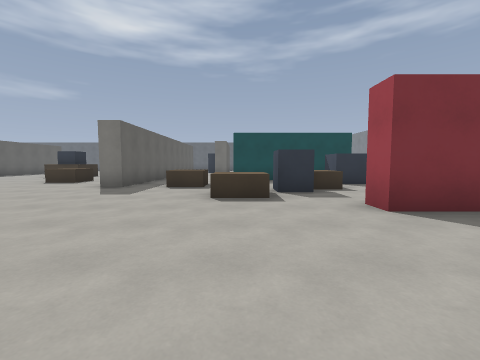
[1] (above)

19 first-person views from a walk through a level from a Godot 3-D game. The camera is 1.3 m above the floor, tilts 4° down and sees 90° across. The floor is counted in squares, 2 m on a side. Each view is taken from the middle of a square. On the plan, view 1 faces up. The plan holds only what a view shows up to about 9 squares ahead; the rest is blank.

[2]
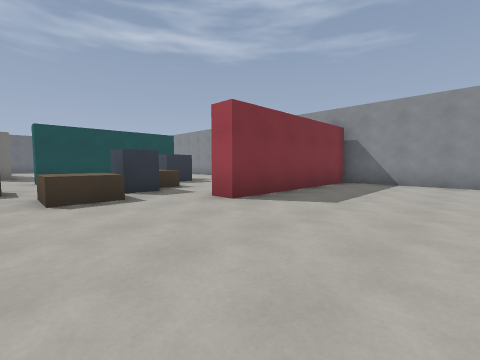

[3]
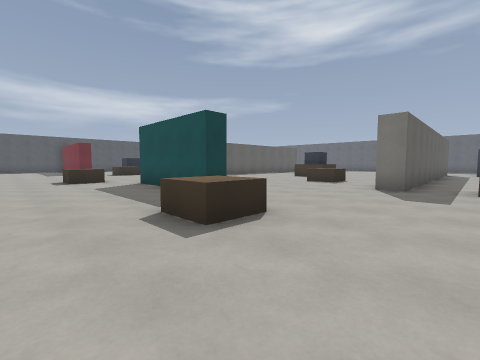

[4]
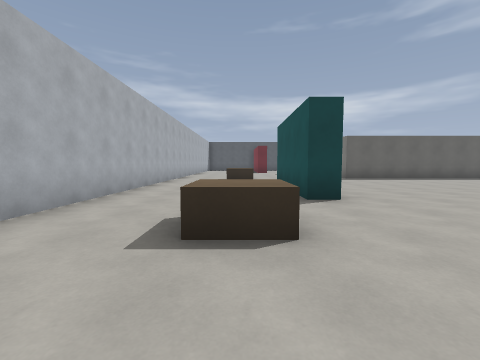

[5]
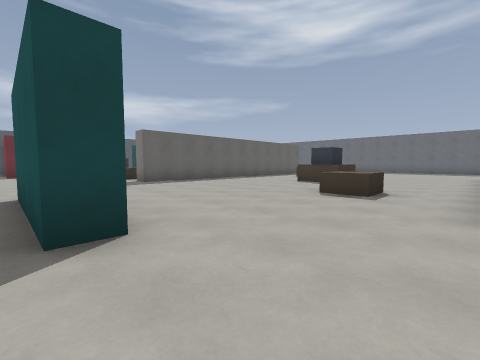

[6]
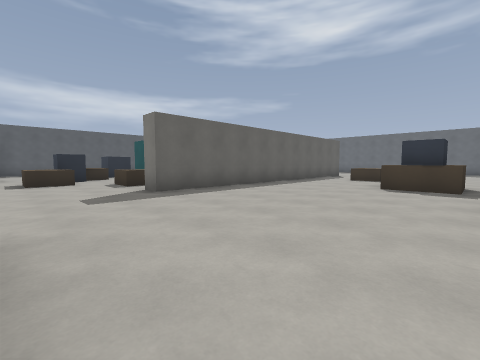

[7]
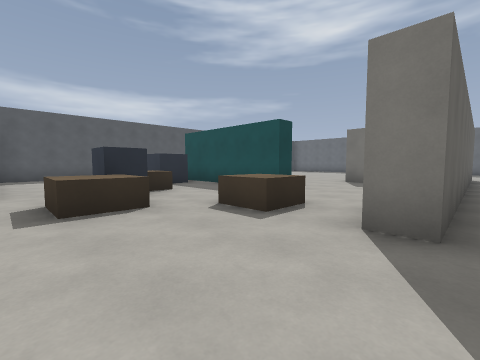

[8]
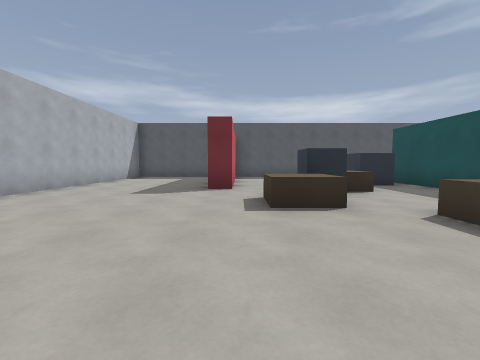

[9]
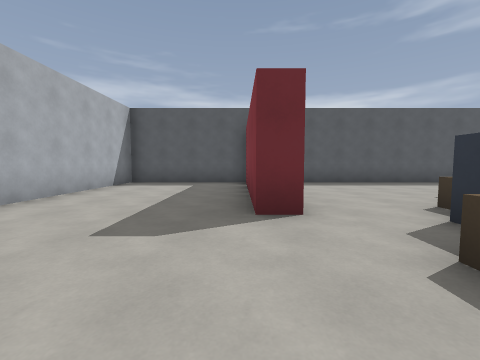

[10]
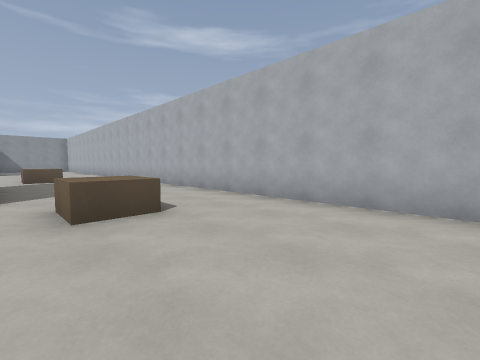

[11]
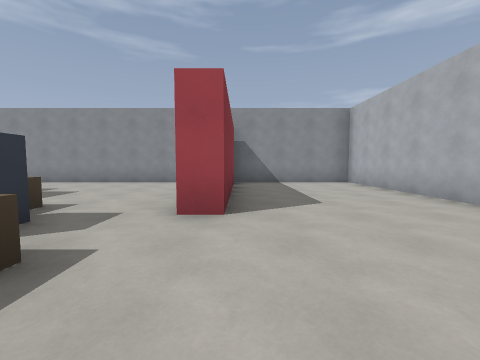

[12]
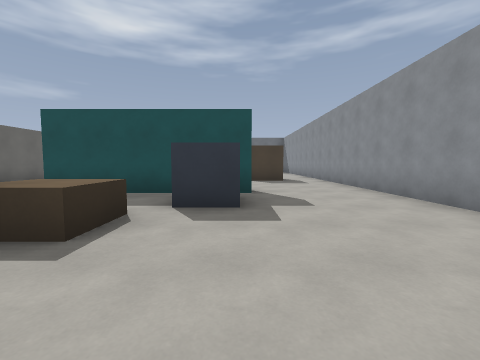

[13]
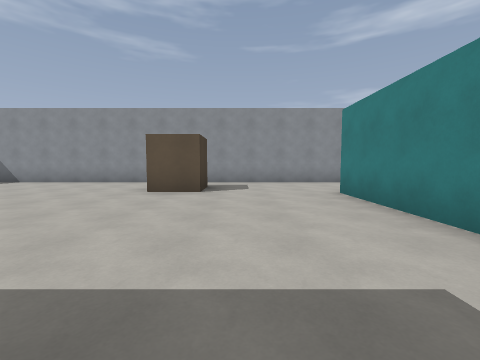

[14]
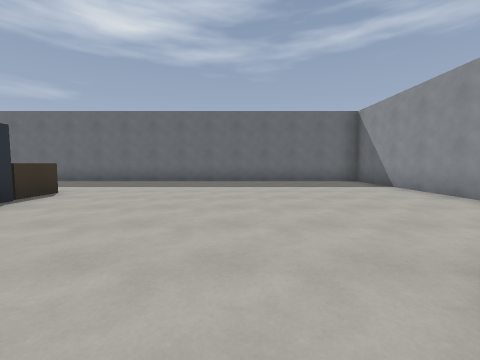

[15]
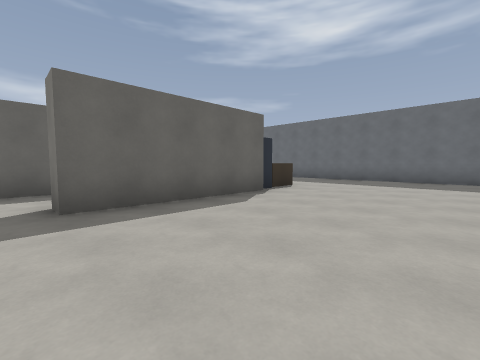

[16]
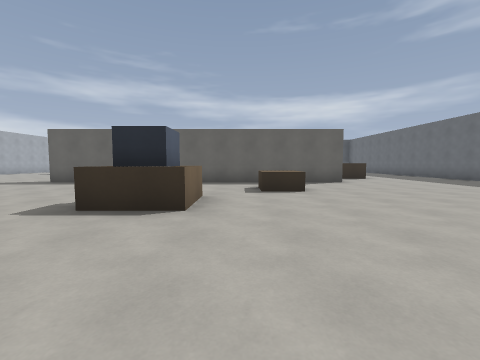

[17]
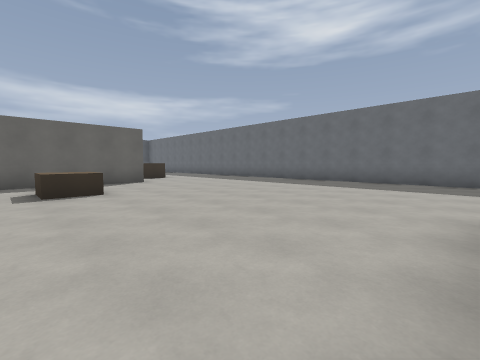

[18]
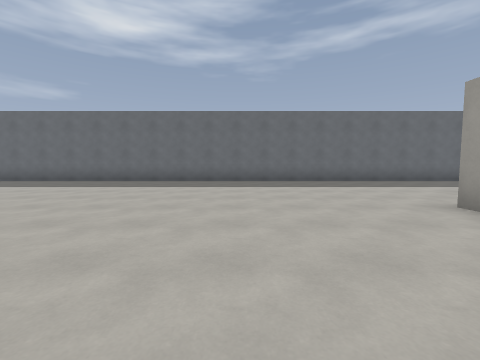

[19]
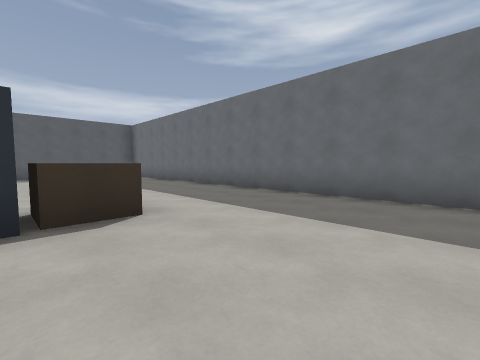

### Floor plan
Points are (right, up) in squares from view 1. A wall is a line through its corners. A room is listed if a view was taken in it or the views show most of it. See-through windows are left out.
Room 1 (views 1, 2, 3, 4, 5, 6, 7, 8, 9, 10, 11, 12, 13, 14, 15, 16, 17, 18, 19)
walls: (-3.2, 12.9) (-3.2, 6.5) (-3.9, 6.5); (-14.6, 12.5) (-15.4, 12.5); (-12.2, 16.6) (-12.2, 6.5) (-12.9, 6.5); (-6.2, 3.9) (-6.2, 3.2) (-9.8, 3.2); (-15.7, 9.9) (-15.7, 9.2) (-20.1, 9.2); (-0.7, 16.5) (-0.7, 12.5) (-1.4, 12.5); (1.1, 9.8) (4.2, 9.8); (4.4, 9.2) (-0.2, 9.2) (-0.2, 9.9); (-15.1, -0.7) (-4.6, -0.7); (-20.4, 3.8) (-18, 3.8) (-18, 3.2) (-22.9, 3.2); (-23.2, 10.4) (-23.2, -0.7) (-16.6, -0.7); (7.2, 15.1) (7.2, 21.7) (-19.1, 21.7); (2.6, -0.7) (7.2, -0.7) (7.2, 3.2) (2, 3.2) (2, 3.9); (7.2, 5.1) (7.2, 13.1)
objects: crate (-20, 8) to (-19, 8); crate (-18, 6) to (-17, 7); crate (-17, 5) to (-16, 5); crate (-15, 7) to (-14, 7); crate (-15, 16) to (-14, 17); crate (-15, 18) to (-14, 18); crate (-12, 2) to (-11, 2); crate (-10, 14); crate (-8, 11) to (-8, 12); crate (-6, 8) to (-6, 9); crate (-5, 2) to (-4, 2); crate (-2, 7) to (-1, 7); crate (-2, 16) to (-1, 17); crate (-2, 18) to (-1, 18); crate (0, 5) to (1, 5); crate (1, 6) to (2, 7); crate (3, 8) to (4, 8); crate (5, 13) to (5, 14)

Where each view was taken, in squares from view 1:
view 1: 0 up, 0 right, facing up
view 2: 0 up, 1 left, facing up-right
view 3: 0 up, 2 left, facing up-left
view 4: 2 up, 2 left, facing left
view 5: 3 up, 4 left, facing up-left
view 6: 4 up, 7 left, facing up-left
view 7: 4 up, 12 left, facing up-left
view 8: 4 up, 12 left, facing left
view 9: 3 up, 15 left, facing left
view 10: 3 up, 15 left, facing down-right
view 11: 3 up, 1 left, facing right
view 12: 4 up, 4 right, facing up
view 13: 12 up, 1 left, facing right
view 14: 13 up, 3 right, facing up
view 15: 12 up, 3 right, facing up-left
view 16: 13 up, 4 left, facing left
view 17: 13 up, 4 left, facing up-left
view 18: 13 up, 7 left, facing up
view 19: 17 up, 11 left, facing up-left
